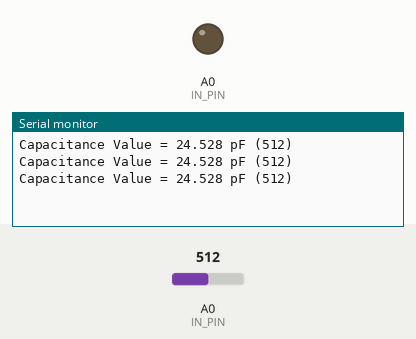
This sketch was run on a simulated Arduino Uno, built with avr-gcc and run on an emulated ATmega328P. Shown: output pins drawn as LEDs (lit = HIGH), the last lines printed to the serial monitor. The inputs (shaded band) are chosen by the test bench; at power-on: A0 (IN_PIN) = 512. Pins used as bus, display or sensor lines are not drawn.

Above: at 1.3 s.
1.4 s: A0 (IN_PIN) set to 1012
At 1.9 s:
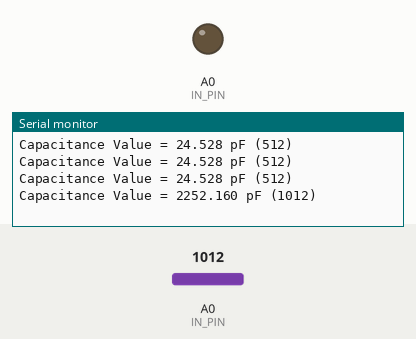
2.9 s: A0 (IN_PIN) set to 1023
At 3.31 s:
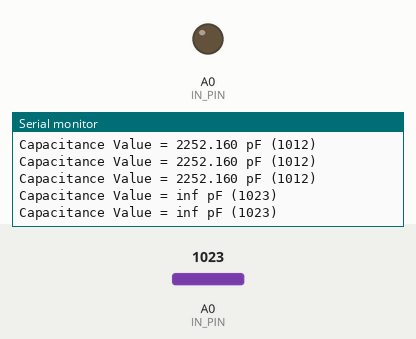

Measured:
- the behaviour switches between 1022 and 1023 on A0 (IN_PIN) (found by bisection; images 1 and 2)
- after the input at 1.4 s, the serial monitor: prints a new line after 0.10 s (image 1)
- after the input at 2.9 s, the serial monitor: prints a new line after 0.10 s (image 2)

The sketch:

C-meter-ultra.ino
```cpp
//
//ultra-easy C-meter for small-caps (10-1000 pF?)
//no scheme at all! just put cap between pins
//http://wordpress.codewrite.co.uk/pic/2014/01/21/cap-meter-with-arduino-uno/
//
const int OUT_PIN = A2;
const int IN_PIN = A0;

//Capacitance between IN_PIN and Ground
//Stray capacitance is always present. Extra capacitance can be added to
//allow higher capacitance to be measured.
const float IN_STRAY_CAP_TO_GND = 24.48; //initially this was 30.00
const float IN_EXTRA_CAP_TO_GND = 0.0;
const float IN_CAP_TO_GND  = IN_STRAY_CAP_TO_GND + IN_EXTRA_CAP_TO_GND;
const int MAX_ADC_VALUE = 1023;

void setup()
{
  pinMode(OUT_PIN, OUTPUT);
  //digitalWrite(OUT_PIN, LOW);  //This is the default state for outputs
  pinMode(IN_PIN, OUTPUT);
  //digitalWrite(IN_PIN, LOW);

  Serial.begin(115200);
}

void loop()
{
  //Capacitor under test between OUT_PIN and IN_PIN
  //Rising high edge on OUT_PIN
  pinMode(IN_PIN, INPUT);
  digitalWrite(OUT_PIN, HIGH);
  int val = analogRead(IN_PIN);

  //Clear everything for next measurement
  digitalWrite(OUT_PIN, LOW);
  pinMode(IN_PIN, OUTPUT);

  //Calculate and print result

  float capacitance = (float)val * IN_CAP_TO_GND / (float)(MAX_ADC_VALUE - val);

  Serial.print(F("Capacitance Value = "));
  Serial.print(capacitance, 3);
  Serial.print(F(" pF ("));
  Serial.print(val);
  Serial.println(F(") "));

  while (millis() % 500 != 0)
    ;
}
```
